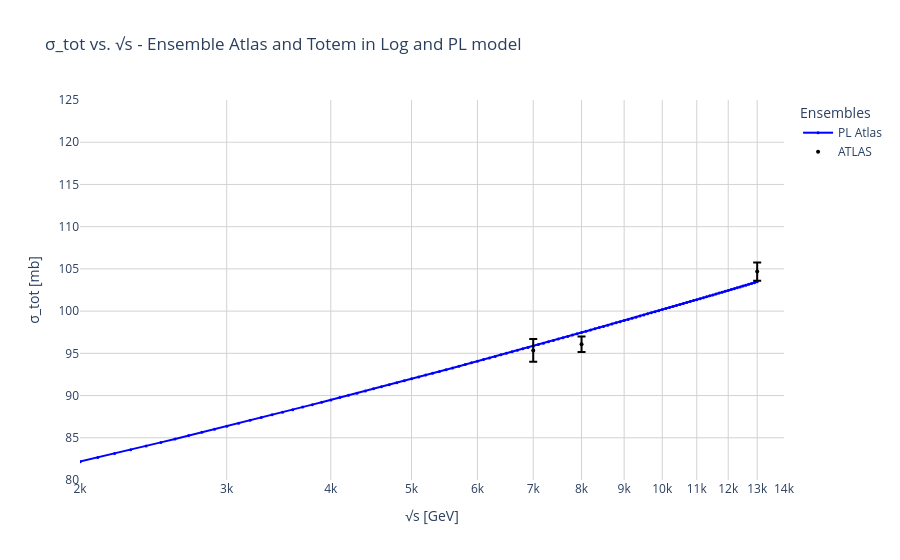

This figure's notebook cell:
### Code cell
# # PLOT BORN SIGMA TOT =============================================================
# # 
# # =============================================================


data_sigma_tot_atlas = pd.read_csv(
    "../../../../data/sigma_tot_2/ensemble_StRh_atlas.dat",
    delim_whitespace=True,
    header=None,
    nrows=70
)

x_sigma_tot_atlas = data_sigma_tot_atlas[0].to_numpy()
y_sigma_tot_atlas = data_sigma_tot_atlas[1].to_numpy()
y_error_sigma_tot_atlas = data_sigma_tot_atlas[2].to_numpy()

lst_born_amp = []

start_sqrt_s = 1
max_sqrt_s = 13010
step = 100

def add_total_trace(fig, x, y, color='red', label='', line_style='solid', legend=True, size = 3, width = 2):
    fig.add_trace(go.Scatter(
        x=x,
        y=y,
        mode='lines+markers',
        line=dict(color=color, width=width, dash=line_style),
        marker=dict(size=size),
        name = label, 
        showlegend=legend
    ))

def get_sigma_tot(epsilon, mg, a1, a2, mg_model):

    lst_sigma_tot = []
    lst_sqrt_s = []

    sqrt_s = start_sqrt_s

    while sqrt_s <= max_sqrt_s:

        s = sqrt_s ** 2

        integral_value = full_int(mg, a1, a2, mg_model, 0.0, sqrt_s) 

        born_amp = amp_calculation(integral_value, s, epsilon, 0)
        # print(born_amp)
        lst_born_amp.append(born_amp)
        
        lst_sigma_tot.append(sigma_tot(
            amp_calculation(integral_value, s, epsilon, 0), s))
        
        lst_sqrt_s.append(sqrt_s)
        sqrt_s += step
    return lst_sigma_tot, lst_sqrt_s

##-----------------------------------------------------------------------------------------------

sigma_tot_pl_atlas = get_sigma_tot(
    minuit_born.values['eps'],
    minuit_born.values['mg'],
    minuit_born.values['a1'],
    minuit_born.values['a2'],
    m2_pl
)

sigma_tot_pl_atlas_values = sigma_tot_pl_atlas[0]
lst_sqrt_s = sigma_tot_pl_atlas[1]



fig = go.Figure()

add_total_trace(fig, lst_sqrt_s, sigma_tot_pl_atlas_values, color='blue', label='PL Atlas', line_style='solid')

#-----------------------------------------------------------------------------------------------
#----

add_data_trace(fig, x_sigma_tot_atlas, y_sigma_tot_atlas, y_error_sigma_tot_atlas, name='ATLAS', show_label=True, mode='markers')

fig.update_layout(
    title = 'σ_tot vs. √s - Ensemble Atlas and Totem in Log and PL model',
    xaxis=dict(
        title='√s [GeV]',
        type='log',
        range=[np.log10(2000), np.log10(14000)],
    ),
    yaxis=dict(
        title='σ_tot [mb]',
        range=[80, 125]
    ),
    showlegend=True,
    legend=dict(
        title='Ensembles'
    ),
    plot_bgcolor='white',
    hovermode='x unified'
)
    
fig.update_xaxes(gridcolor='lightgray')
fig.update_yaxes(gridcolor='lightgray')

# fig.show(renderer="browser")

### Figure 1 — Plotly figure (JSON) as saved in the notebook; plotly's stock layout.template omitted (floating-point values rounded to 4 significant figures; data arrays with more than 128 entries replaced by an {"elided": "..."} marker saying what was removed)
{"data": [{"line": {"color": "blue", "dash": "solid", "width": 2}, "marker": {"size": 3}, "mode": "lines+markers", "name": "PL Atlas", "showlegend": true, "type": "scatter", "x": {"elided": "131 int values"}, "y": {"elided": "131 float values"}}, {"error_y": {"array": [0.195, 0.195, 0.2141, 0.53, 0.1583, 1.116, 1.116, 1.743, 0.159, 0.2011, 0.8, 0.1594, 1.116, 1.116, 0.58, 0.1598, 0.2022, 0.1604, 1.116, 1.619, 1.215, 0.161, 0.2035, 1.0, 0.162, 0.1627, 0.2339, 0.3, 0.3969, 0.25, 0.7, 0.7, 0.92, 0.55, 1.0, 0.1693, 0.1735, 0.17, 1.2, 0.2133, 0.188, 0.4077, 0.24, 0.8, 0.4, 0.2, 0.6, 0.6199, 0.4, 0.24, 0.4069, 0.8, 0.2638, 0.1723, 0.2, 0.4183, 0.35, 0.4, 0.7, 0.322, 0.4, 0.4464, 0.3177, 0.38, 0.9, 3.5, 2.0, 1.36, 0.92, 1.09], "type": "data", "visible": true}, "marker": {"color": "black", "size": 4}, "mode": "markers", "name": "ATLAS", "showlegend": true, "type": "scatter", "x": [10.25, 10.69, 11.12, 11.46, 11.54, 11.78, 13.63, 13.76, 13.76, 13.76, 13.9, 15.06, 15.19, 16.66, 16.66, 16.83, 16.83, 17.91, 18.01, 18.17, 19.22, 19.42, 19.42, 19.66, 21.26, 22.96, 23.5, 23.5, 23.5, 23.5, 23.5, 23.6, 23.76, 23.76, 23.88, 24.16, 25.29, 26.38, 27.6, 30.6, 30.6, 30.6, 30.6, 30.6, 30.6, 30.7, 30.8, 35.2, 44.7, 44.7, 44.9, 45.2, 52.8, 52.8, 52.8, 52.8, 52.8, 52.9, 53.2, 62.3, 62.4, 62.5, 62.7, 62.7, 62.8, 63.0, 200.0, 7000.0, 8000.0, 13000.0], "y": [38.43, 38.44, 38.65, 36.68, 38.28, 37.6, 37.6, 38.7, 38.46, 38.39, 38.9, 38.58, 37.6, 37.6, 38.47, 38.69, 38.62, 38.83, 37.4, 39.6, 38.5, 38.98, 38.9, 39.0, 39.24, 39.42, 39.65, 39.4, 39.13, 38.8, 38.9, 38.7, 39.21, 40.68, 39.0, 39.59, 39.69, 39.77, 40.6, 40.22, 40.11, 39.91, 40.07, 40.2, 40.1, 40.1, 40.0, 40.42, 41.7, 41.9, 41.89, 42.5, 43.01, 42.38, 42.1, 42.85, 42.71, 42.4, 42.9, 43.55, 43.1, 44.0, 43.82, 42.96, 44.1, 42.2, 51.81, 95.35, 96.07, 104.7]}], "layout": {"hovermode": "x unified", "legend": {"title": {"text": "Ensembles"}}, "plot_bgcolor": "white", "showlegend": true, "title": {"text": "σ_tot vs. √s - Ensemble Atlas and Totem in Log and PL model"}, "xaxis": {"gridcolor": "lightgray", "range": [3.301, 4.146], "title": {"text": "√s [GeV]"}, "type": "log"}, "yaxis": {"gridcolor": "lightgray", "range": [80, 125], "title": {"text": "σ_tot [mb]"}}}}
